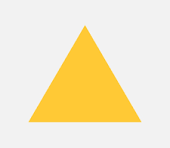
#> input picture 2. Data Sciences/2. Open CV/6th Phase/image.png, 170 x 148 px
$ python '4. mini_project.py'
#> lines starting #> are read from the running program, lines starting #| are printed output that depends on the picture; after the words box and inside, x2 and y2 are one past the last pixel; in counts of white or black regions, pixels touching at a corner belong together
import cv2
import os

# -------- Step 1: Ask the user for the image path --------
image_path = input("Enter the full image path: ").strip()
#> the answer given: image.png

# Check if file exists
if not os.path.exists(image_path):
    print("Error: File not found. Please enter a valid path.")
    exit()

# -------- Step 2: Ask the user for threshold value --------
try:
    threshold_value = int(input("Enter threshold value (0-255, default=200): ") or 200)
#> the answer given: 100
except ValueError:
    print("Invalid input. Using default threshold value 200.")
    threshold_value = 200

# -------- Step 3: Ask user for epsilon factor --------
try:
    epsilon_factor = float(input("Enter polygon approximation epsilon factor (0.001 to 0.05, default=0.01): ") or 0.01)
#> the answer given: 3
except ValueError:
    print("Invalid input. Using default epsilon factor 0.01.")
    epsilon_factor = 0.01

# -------- Step 4: Read and preprocess image --------
image = cv2.imread(image_path)
#> image is the input picture: shape (148, 170, 3); mean B, G, R 200.7, 233, 244.8
gray = cv2.cvtColor(image, cv2.COLOR_BGR2GRAY)
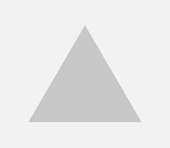
#> gray: shape (148, 170); min 197, max 244, mean 232.8
_, thresh = cv2.threshold(gray, threshold_value, 255, cv2.THRESH_BINARY)
#> thresh: shape (148, 170); every value is 255

# -------- Step 5: Find contours --------
contours, hierarchy = cv2.findContours(thresh, cv2.RETR_TREE, cv2.CHAIN_APPROX_NONE)
#> contours = 1 contour; box (x1, y1, x2, y2) and area: (0, 0, 170, 148) 24843

# -------- Step 6: Process each contour --------
for contour in contours:
    epsilon = epsilon_factor * cv2.arcLength(contour, True)
    approx = cv2.approxPolyDP(contour, epsilon, True)
    corners = len(approx)

    # Shape classification
    if corners == 3:
        shape_name = "Triangle"
    elif corners == 4:
        shape_name = "Rectangle"
    elif corners == 5:
        shape_name = "Pentagon"
    else:
        shape_name = "Circle"

    # Draw and label shapes
    cv2.drawContours(image, [approx], -1, (0, 255, 0), 2)
    x, y = approx.ravel()[0], approx.ravel()[1] - 10
    cv2.putText(image, shape_name, (x, y), cv2.FONT_HERSHEY_COMPLEX, 0.6, (255, 0, 0), 1)
#> this loop made 1 pass
#> (epsilon, approx, corners, shape_name, x, y) on pass 1: (1896, [[0, 0]], 1, 'Circle', 0, -10)
#> image: shape (148, 170, 3); 0.01% of pixels changed, all inside (x1, y1, x2, y2) = (0, 0, 2, 2)

# -------- Step 7: Display results --------
cv2.imshow("Threshold", thresh)
cv2.imshow("Detected Shapes", image)
cv2.waitKey(0)
cv2.destroyAllWindows()
